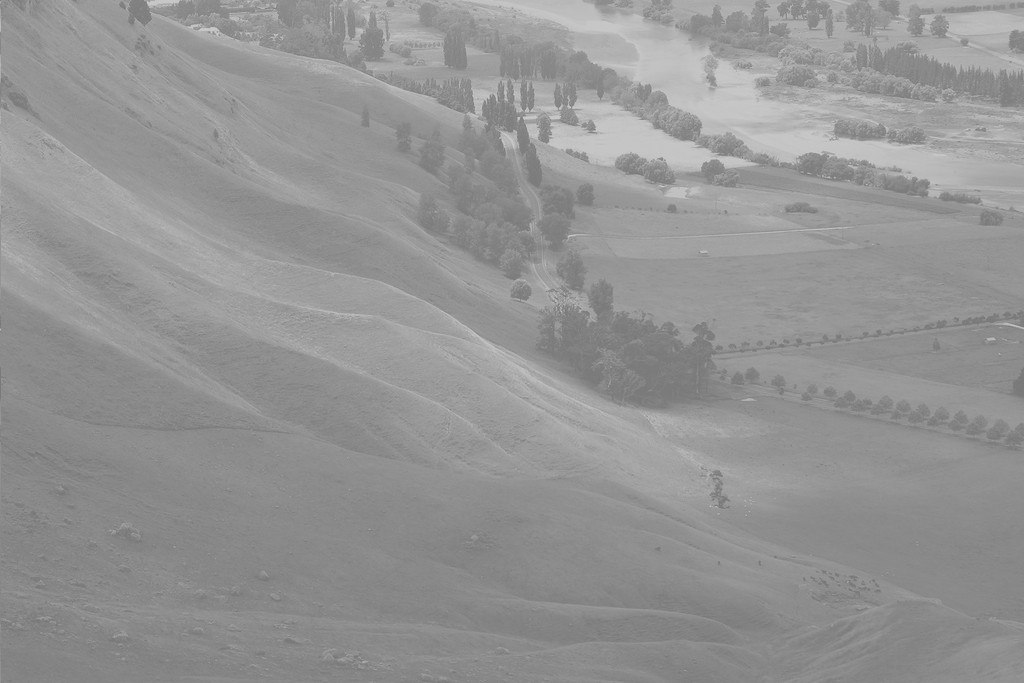
//> input picture LR1/ConsoleApplication3/LR1_2.jpg, 1024 x 683 px
$ ./ConsoleApplication3   (built with g++ and OpenCV 4)
//> lines starting //> are read from the running program, lines starting //| are printed output that depends on the picture
### LR1/ConsoleApplication3/stdafx.h
// stdafx.h: включаемый файл для стандартных системных включаемых файлов
// или включаемых файлов для конкретного проекта, которые часто используются, но
// не часто изменяются
//

#pragma once

#include "targetver.h"

#include <stdio.h>
#include <tchar.h>


// TODO: Установите здесь ссылки на дополнительные заголовки, требующиеся для программы

### LR1/ConsoleApplication3/ConsoleApplication3.cpp
#include "stdafx.h"
#include <opencv2\opencv.hpp>
#include <iostream>
#include <string>
#include <vector>
using namespace cv;
using namespace std;

int main(int argc, char** argv)
{
	/*-----------------== Часть 1 ==-----------------*/
	namedWindow("LR1");
	String imageName("LR1_2.jpg");
	if (argc > 1)
	{
		imageName = argv[1];
	}
	/// Считывание изображения в оттенках серого
	Mat image = imread(imageName.c_str(), IMREAD_GRAYSCALE);
//> image is the input picture: 683 rows x 1024 cols, CV_8UC1; min 111, max 214, mean 148
	/// Проверка входных значений
	if (image.empty())
	{
		cout << "Could not open or find the image" << endl;
		return -1;
	}
	/// Вывод на экран первоначального изображения
	imshow("Before", image);

	int hist_size = 256;														// Число элементов в гистограмме
	int hist_width = 3;															// Для автоподбора ширины изображений
	float range_0[] = { 0,256 };
	const float* ranges = { range_0 };
	int hist_w = hist_size*hist_width; int hist_h = 400;						// Ширина и высота полотна для нанесения гистограммы
	int bin_w = round((double)hist_w / hist_size);								// Ширина элементов гистограммы
																				/// Построение гистограммы
	Mat hist;
	bool uniform = true, accumulate = false;
	calcHist(&image, 1, 0, Mat(), hist, 1, &hist_size, &ranges, uniform, accumulate);
//> hist = 256 values, max 27419 at index 138, min 0 at index 0, mean 2732
	Mat histImage(hist_h, hist_w, CV_8UC3, Scalar(255, 255, 255));

	Mat copyHist;																// Копия гистограммы
	hist.copyTo(copyHist);
//> copyHist has the same summary as hist

	normalize(hist, hist, 0, histImage.rows, NORM_MINMAX, -1, Mat());
//> hist = 256 values, max 400 at index 138, min 0 at index 0, mean 39.86
	for (int i = 1; i < hist_size; i++)
		rectangle(histImage, Point(i*bin_w, hist_h),
			Point((i + 1)*bin_w, hist_h - round(hist.at<float>(i - 1))),
			Scalar(100, 0, 0), 1, 8, 0.5);
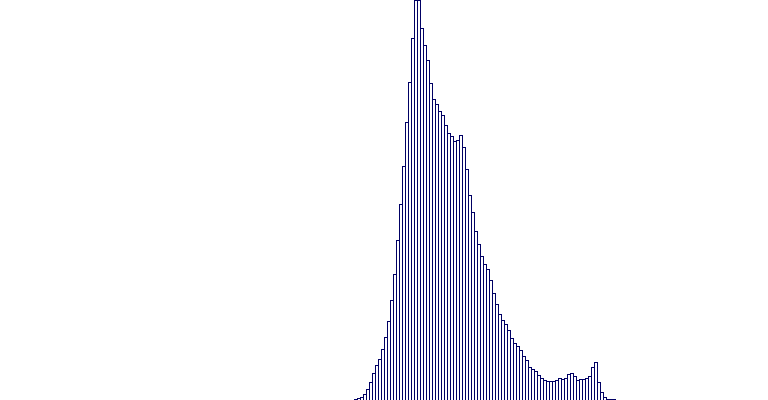
//> histImage: 400 rows x 768 cols, CV_8UC3; mean B, G, R 249.5, 246, 246
	/// Вывод гистограммы исходного изображения
	imshow("Histogram of the initial image", histImage);

	float b = 255, a = 0;														// b - верхняя граница, a - нижняя граница исходной гистограммы
	float d = 255, c = 0;														// d - верхняя граница, c - нижняя граница результирующей гистограммы
	double FivePercent = round((double)(image.cols*image.rows)*0.10);			// 5% от общего числа пикселей исходного изображения
//> FivePercent = 69939
	double sum_for_del = 0;														// количество удаленных пикселей

	for (; sum_for_del < FivePercent;)
		if (copyHist.at<float>(a) > copyHist.at<float>(b))						//Сравниваем последний и первый элемент
		{
			sum_for_del += copyHist.at<float>(b);
			copyHist.at<float>(b) = 0;
			b--;
		}
		else
		{
			sum_for_del += copyHist.at<float>(a);
			copyHist.at<float>(a) = 0;
			a++;
		}
//> after the loop, sum_for_del = 70671; copyHist = 256 values, max 27419 at index 138, min 0 at index 0, mean 2455.9; b = 169; a = 127

	Mat histImage2(hist_h, hist_w, CV_8UC3, Scalar(255, 255, 255));
	normalize(copyHist, copyHist, 0, histImage2.rows, NORM_MINMAX, -1, Mat());
//> copyHist = 256 values, max 400 at index 138, min 0 at index 0, mean 35.83
	for (int i = 1; i < hist_size; i++)
		rectangle(histImage2, Point(i*bin_w, hist_h),
			Point((i + 1)*bin_w, hist_h - round(copyHist.at<float>(i - 1))),
			Scalar(100, 0, 0), 1, 8, 0.5);
	/// Вывод гистограммы после отбрасывания 5%
	imshow("Histogram after 5%", histImage2);

	for (int i = 0; i < image.rows*image.cols; i++)
	{
		image.at<unsigned char>(i) = (image.at<unsigned char>(i) - a)*((d - c) / (b - a)) + c;
	}
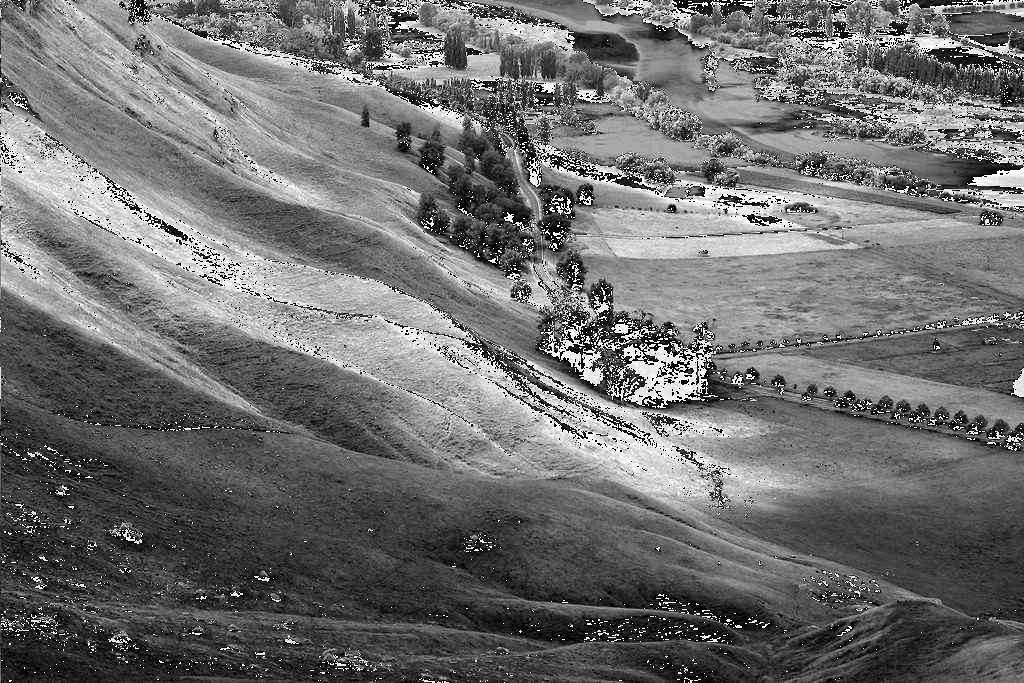
//> image: 683 rows x 1024 cols, CV_8UC1; min 0, max 255, mean 111
	imshow("After", image);
	/// Построение результирующей гистограммы
	Mat hist_rez;
	calcHist(&image, 1, 0, Mat(), hist_rez, 1, &hist_size, &ranges, uniform, accumulate);
//> hist_rez = 256 values, max 27419 at index 66, min 0 at index 1, mean 2732
	Mat histImage3(hist_h, hist_w, CV_8UC3, Scalar(255, 255, 255));
	normalize(hist_rez, hist_rez, 0, histImage3.rows, NORM_MINMAX, -1, Mat());
//> hist_rez = 256 values, max 400 at index 66, min 0 at index 1, mean 39.86
	for (int i = 1; i < hist_size; i++)
		rectangle(histImage3, Point(i*bin_w, hist_h),
			Point((i + 1)*bin_w, hist_h - round(hist_rez.at<float>(i - 1))),
			Scalar(100, 0, 0), 1, 8, 0.5);
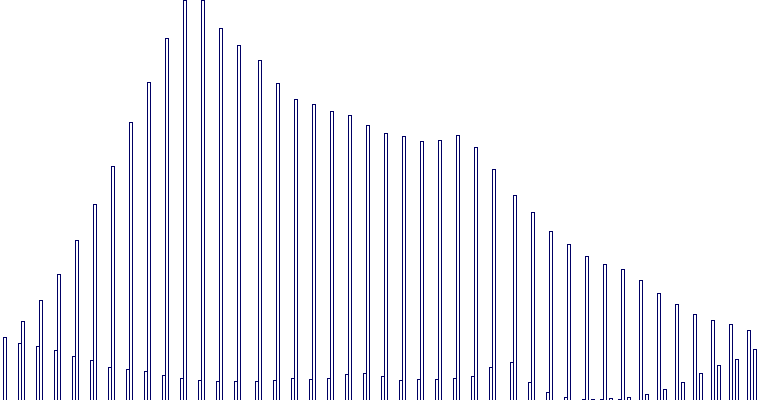
//> histImage3: 400 rows x 768 cols, CV_8UC3; mean B, G, R 245.1, 238.7, 238.7
	/// Вывод результирующей гистограммы
	imshow("Resulting histogram", histImage3);
	/*-----------------== Часть 2 ==-----------------*/
	Mat image2 = imread(imageName.c_str(), IMREAD_GRAYSCALE);
	vector<float> LT;
	LT.push_back(double(image2.at<unsigned char>(0)) / (image2.rows*image2.cols));
//> LT = [0.000176]
	for (int i = 1; i < hist.rows*hist.cols; i++)
	{
		LT.push_back(LT.at(i - 1) + double(image2.at<unsigned char>(i)) / (image2.rows*image2.cols));
	}
//> after the loop, LT = 256 values from 0.000176 to 0.0567
	for (int i = 0; i < image2.rows*image2.cols; i++)
	{
		image2.at<unsigned char>(i) = LT.at(image2.at<unsigned char>(i));
	}
//> image2: 683 rows x 1024 cols, CV_8UC1; every value is 0
	imshow("After2", image2);
	waitKey(0);
	return 0;
}
